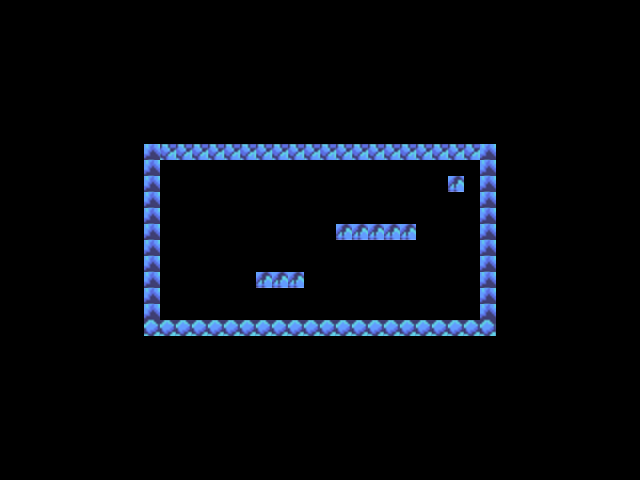

A level layout from a 2D game, rendered from its tile map. Below: a short description, then the map file with its tile-grid data intact:
An orthogonal 40x30 tile map with 16x16 px tiles, 1 tile layer (tiles) and 2 objects.

<map version="1.10" tiledversion="1.10.2" orientation="orthogonal" renderorder="right-down" width="40" height="30" tilewidth="16" tileheight="16" infinite="0" nextlayerid="7" nextobjectid="5">
 <tileset firstgid="1" source="ice.tsx" />
 <layer id="1" name="tiles" width="40" height="30">
  <data encoding="csv">
0,0,0,0,0,0,0,0,0,0,0,0,0,0,0,0,0,0,0,0,0,0,0,0,0,0,0,0,0,0,0,0,0,0,0,0,0,0,0,0,
0,0,0,0,0,0,0,0,0,0,0,0,0,0,0,0,0,0,0,0,0,0,0,0,0,0,0,0,0,0,0,0,0,0,0,0,0,0,0,0,
0,0,0,0,0,0,0,0,0,0,0,0,0,0,0,0,0,0,0,0,0,0,0,0,0,0,0,0,0,0,0,0,0,0,0,0,0,0,0,0,
0,0,0,0,0,0,0,0,0,0,0,0,0,0,0,0,0,0,0,0,0,0,0,0,0,0,0,0,0,0,0,0,0,0,0,0,0,0,0,0,
0,0,0,0,0,0,0,0,0,0,0,0,0,0,0,0,0,0,0,0,0,0,0,0,0,0,0,0,0,0,0,0,0,0,0,0,0,0,0,0,
0,0,0,0,0,0,0,0,0,0,0,0,0,0,0,0,0,0,0,0,0,0,0,0,0,0,0,0,0,0,0,0,0,0,0,0,0,0,0,0,
0,0,0,0,0,0,0,0,0,0,0,0,0,0,0,0,0,0,0,0,0,0,0,0,0,0,0,0,0,0,0,0,0,0,0,0,0,0,0,0,
0,0,0,0,0,0,0,0,0,0,0,0,0,0,0,0,0,0,0,0,0,0,0,0,0,0,0,0,0,0,0,0,0,0,0,0,0,0,0,0,
0,0,0,0,0,0,0,0,0,0,0,0,0,0,0,0,0,0,0,0,0,0,0,0,0,0,0,0,0,0,0,0,0,0,0,0,0,0,0,0,
0,0,0,0,0,0,0,0,0,6,15,15,15,15,15,15,15,15,15,15,15,15,15,15,15,15,15,15,15,15,6,0,0,0,0,0,0,0,0,0,
0,0,0,0,0,0,0,0,0,6,0,0,0,0,0,0,0,0,0,0,0,0,0,0,0,0,0,0,0,0,6,0,0,0,0,0,0,0,0,0,
0,0,0,0,0,0,0,0,0,6,0,0,0,0,0,0,0,0,0,0,0,0,0,0,0,0,0,0,18,0,6,0,0,0,0,0,0,0,0,0,
0,0,0,0,0,0,0,0,0,6,0,0,0,0,0,0,0,0,0,0,0,0,0,0,0,0,0,0,0,0,6,0,0,0,0,0,0,0,0,0,
0,0,0,0,0,0,0,0,0,6,0,0,0,0,0,0,0,0,0,0,0,0,0,0,0,0,0,0,0,0,6,0,0,0,0,0,0,0,0,0,
0,0,0,0,0,0,0,0,0,6,0,0,0,0,0,0,0,0,0,0,0,18,18,18,18,18,0,0,0,0,6,0,0,0,0,0,0,0,0,0,
0,0,0,0,0,0,0,0,0,6,0,0,0,0,0,0,0,0,0,0,0,0,0,0,0,0,0,0,0,0,6,0,0,0,0,0,0,0,0,0,
0,0,0,0,0,0,0,0,0,6,0,0,0,0,0,0,0,0,0,0,0,0,0,0,0,0,0,0,0,0,6,0,0,0,0,0,0,0,0,0,
0,0,0,0,0,0,0,0,0,6,0,0,0,0,0,0,18,18,18,0,0,0,0,0,0,0,0,0,0,0,6,0,0,0,0,0,0,0,0,0,
0,0,0,0,0,0,0,0,0,6,0,0,0,0,0,0,0,0,0,0,0,0,0,0,0,0,0,0,0,0,6,0,0,0,0,0,0,0,0,0,
0,0,0,0,0,0,0,0,0,6,0,0,0,0,0,0,0,0,0,0,0,0,0,0,0,0,0,0,0,0,6,0,0,0,0,0,0,0,0,0,
0,0,0,0,0,0,0,0,0,11,11,11,11,11,11,11,11,11,11,11,11,11,11,11,11,11,11,11,11,11,11,0,0,0,0,0,0,0,0,0,
0,0,0,0,0,0,0,0,0,0,0,0,0,0,0,0,0,0,0,0,0,0,0,0,0,0,0,0,0,0,0,0,0,0,0,0,0,0,0,0,
0,0,0,0,0,0,0,0,0,0,0,0,0,0,0,0,0,0,0,0,0,0,0,0,0,0,0,0,0,0,0,0,0,0,0,0,0,0,0,0,
0,0,0,0,0,0,0,0,0,0,0,0,0,0,0,0,0,0,0,0,0,0,0,0,0,0,0,0,0,0,0,0,0,0,0,0,0,0,0,0,
0,0,0,0,0,0,0,0,0,0,0,0,0,0,0,0,0,0,0,0,0,0,0,0,0,0,0,0,0,0,0,0,0,0,0,0,0,0,0,0,
0,0,0,0,0,0,0,0,0,0,0,0,0,0,0,0,0,0,0,0,0,0,0,0,0,0,0,0,0,0,0,0,0,0,0,0,0,0,0,0,
0,0,0,0,0,0,0,0,0,0,0,0,0,0,0,0,0,0,0,0,0,0,0,0,0,0,0,0,0,0,0,0,0,0,0,0,0,0,0,0,
0,0,0,0,0,0,0,0,0,0,0,0,0,0,0,0,0,0,0,0,0,0,0,0,0,0,0,0,0,0,0,0,0,0,0,0,0,0,0,0,
0,0,0,0,0,0,0,0,0,0,0,0,0,0,0,0,0,0,0,0,0,0,0,0,0,0,0,0,0,0,0,0,0,0,0,0,0,0,0,0,
0,0,0,0,0,0,0,0,0,0,0,0,0,0,0,0,0,0,0,0,0,0,0,0,0,0,0,0,0,0,0,0,0,0,0,0,0,0,0,0
</data>
 </layer>
 <objectgroup id="2" name="objects">
  <object id="3" x="160" y="304">
   <properties>
    <property name="type" value="player_spawn" />
   </properties>
   <point />
  </object>
  <object id="4" x="388" y="292" width="8" height="8">
   <properties>
    <property name="name" value="test" />
    <property name="type" value="item" />
   </properties>
  </object>
 </objectgroup>
</map>